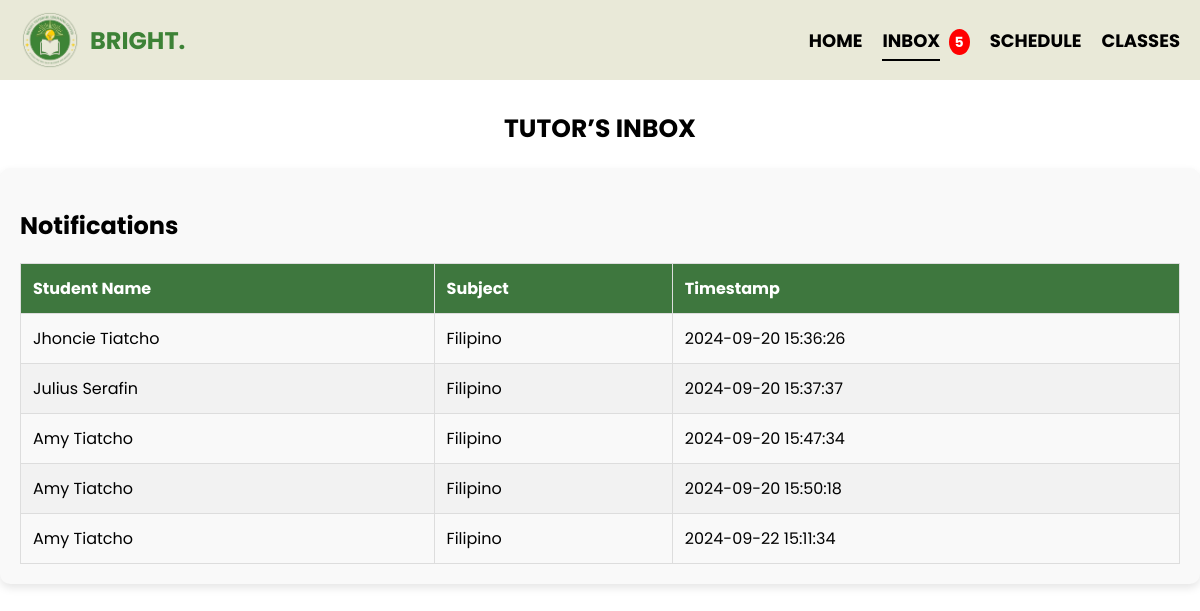
/tutor_inbox (signed in), run on the app's committed database.
### tables this page shows
CREATE TABLE Notifications (
            id INTEGER PRIMARY KEY AUTOINCREMENT,
            tutor_id INTEGER,
            student_name TEXT,
            subject TEXT,
            timestamp DATETIME DEFAULT CURRENT_TIMESTAMP,
            FOREIGN KEY(tutor_id) REFERENCES Tutor(id)
        );

### app.py (the view)
@app.route('/tutor_inbox')
def tutor_inbox():
    username = session.get('username')
    first_name = session.get('firstname', 'Guest')
    with sqlite3.connect('users.db') as conn:
        cursor = conn.cursor()
        cursor.execute('SELECT id, firstname, lastname, username FROM Tutor WHERE username = ?', (username,))
        tutor = cursor.fetchone()
        if tutor:
            tutor_id, firstname, lastname, username = tutor
            cursor.execute('SELECT student_name, subject, timestamp FROM Notifications WHERE tutor_id = ?', (tutor_id,))
            notifications = cursor.fetchall()
            notifications_count = len(notifications)
        else:
            notifications = []
            notifications_count = 0
    return render_template('inbox.html', first_name=first_name, notifications=notifications, notifications_count=notifications_count)

### templates/inbox.html (shortened to what this page needs)
<!DOCTYPE html>
<html lang="en">
<head>
</head>
<body>
    <div class="navbar">
        <div class="logo">
            <img src="{{ url_for('static', filename='tutor.png') }}" alt="Company Logo">
            <h1>BRIGHT.</h1>
        </div>
        <ul>
            <li><a href="{{ url_for('tutorhomepage') }}">HOME</a></li>
            <li>
                <a href="{{ url_for('tutor_inbox') }}" class="active">INBOX</a>
                {% if notifications_count > 0 %}
                    <span class="notification-badge">{{ notifications_count }}</span>
                {% endif %}
            </li>
            <li><a href="#">SCHEDULE</a></li>
            <li><a href="#">CLASSES</a></li>
        </ul>
    </div>
    <div class="inbox-title">
        TUTOR’S INBOX
    </div>
    <div class="notification-list">
        <h2>Notifications</h2>
        <table>
            <thead>
                <tr>
                    <th>Student Name</th>
                    <th>Subject</th>
                    <th>Timestamp</th>
                </tr>
            </thead>
            <tbody>
                {% for notification in notifications %}
                <tr>
                    <td>{{ notification[0] }}</td>
                    <td>{{ notification[1] }}</td>
                    <td>{{ notification[2] }}</td>
                </tr>
                {% else %}
                <tr>
                    <td colspan="3">No new notifications.</td>
                </tr>
                {% endfor %}
            </tbody>
        </table>
    </div>
</body>
</html>

### templates/inbox.html (style rules this page uses)
body { font-family: 'Poppins'; margin: 0; padding: 0; background-color: white; overflow-x: hidden; }
.navbar { display: flex; align-items: center; justify-content: space-between; background-color: #e9e9d8; padding: 10px 20px; }
.navbar .logo { display: flex; align-items: center; }
.navbar .logo img { margin-right: 10px; width: 60px; height: 60px; }
.navbar .logo h1 { color: #3d8236; font-size: 24px; margin: 0; }
.navbar ul { list-style-type: none; display: flex; margin: 0; padding: 0; font-weight: bold; margin-left: -10px; }
.navbar ul li { margin-left: 20px; }
.navbar ul li a { color: black; text-decoration: none; font-size: 18px; position: relative; }
.navbar ul li a::after { content: ''; position: absolute; width: 0; height: 2px; display: block; margin-top: 5px; right: 0; background: black; transition: width .3s ease; }
.navbar ul li a.active::after, .navbar ul li a:hover::after { width: 100%; left: 0; background: black; }
.notification-badge { background-color: red; color: white; border-radius: 50%; padding: 3px 6px; font-size: 14px; margin-left: 5px; }
.inbox-title { text-align: center; margin-top: 30px; font-size: 25px; color: #000000; font-weight: bolder; }
.notification-list { margin: 20px auto; max-width: 1200px; padding: 20px; background-color: #f9f9f9; border-radius: 10px; box-shadow: 0 4px 8px rgba(0,0,0,0.1); }
.notification-list table { width: 100%; border-collapse: collapse; }
.notification-list table th, .notification-list table td { border: 1px solid #ddd; padding: 12px; text-align: left; }
.notification-list table th { background-color: #3e773e; color: white; }
.notification-list table tr:nth-child(even) { background-color: #f2f2f2; }

### data on the page
Notifications: student_name "Jhoncie Tiatcho", subject "Filipino", timestamp "2024-09-20 15:36:26"
Notifications: student_name "Julius Serafin", subject "Filipino", timestamp "2024-09-20 15:37:37"
Notifications: student_name "Amy Tiatcho", subject "Filipino", timestamp "2024-09-20 15:47:34"
Notifications: student_name "Amy Tiatcho", subject "Filipino", timestamp "2024-09-20 15:50:18"
Notifications: student_name "Amy Tiatcho", subject "Filipino", timestamp "2024-09-22 15:11:34"

### other printed values
{{ notifications_count }} "5"
